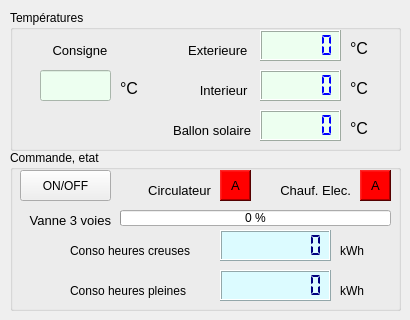
   <widget class="QWidget" name="tab1">
    <attribute name="title">
     <string>Chauffage</string>
    </attribute>
    <widget class="QGroupBox" name="groupBox">
     <property name="geometry">
      <rect>
       <x>10</x>
       <y>10</y>
       <width>391</width>
       <height>141</height>
      </rect>
     </property>
     <property name="title">
      <string>Températures</string>
     </property>
     <widget class="QLabel" name="label">
      <property name="geometry">
       <rect>
        <x>30</x>
        <y>30</y>
        <width>71</width>
        <height>20</height>
       </rect>
      </property>
      <property name="font">
       <font>
        <pointsize>10</pointsize>
       </font>
      </property>
      <property name="text">
       <string>Consigne </string>
      </property>
      <property name="alignment">
       <set>Qt::AlignRight|Qt::AlignTrailing|Qt::AlignVCenter</set>
      </property>
     </widget>
     <widget class="QLabel" name="label_2">
      <property name="geometry">
       <rect>
        <x>150</x>
        <y>30</y>
        <width>91</width>
        <height>20</height>
       </rect>
      </property>
      <property name="font">
       <font>
        <pointsize>10</pointsize>
       </font>
      </property>
      <property name="text">
       <string> Exterieure </string>
      </property>
      <property name="alignment">
       <set>Qt::AlignRight|Qt::AlignTrailing|Qt::AlignVCenter</set>
      </property>
     </widget>
     <widget class="QLabel" name="label_3">
      <property name="geometry">
       <rect>
        <x>150</x>
        <y>70</y>
        <width>91</width>
        <height>20</height>
       </rect>
      </property>
      <property name="font">
       <font>
        <pointsize>10</pointsize>
       </font>
      </property>
      <property name="layoutDirection">
       <enum>Qt::RightToLeft</enum>
      </property>
      <property name="text">
       <string>Interieur </string>
      </property>
      <property name="alignment">
       <set>Qt::AlignRight|Qt::AlignTrailing|Qt::AlignVCenter</set>
      </property>
     </widget>
     <widget class="QLCDNumber" name="lcdNumber_3">
      <property name="geometry">
       <rect>
        <x>250</x>
        <y>60</y>
        <width>81</width>
        <height>31</height>
       </rect>
      </property>
      <property name="styleSheet">
       <string notr="true">color: rgb(0, 0, 255);
background-color: rgb(237, 255, 240)</string>
      </property>
      <property name="smallDecimalPoint">
       <bool>true</bool>
      </property>
      <property name="segmentStyle">
       <enum>QLCDNumber::Flat</enum>
      </property>
     </widget>
     <widget class="QLCDNumber" name="lcdNumber_2">
      <property name="geometry">
       <rect>
        <x>250</x>
        <y>20</y>
        <width>81</width>
        <height>31</height>
       </rect>
      </property>
      <property name="styleSheet">
       <string notr="true">color: rgb(0, 0, 255);
background-color: rgb(237, 255, 240)</string>
      </property>
      <property name="smallDecimalPoint">
       <bool>true</bool>
      </property>
      <property name="segmentStyle">
       <enum>QLCDNumber::Flat</enum>
      </property>
      <property name="value" stdset="0">
       <double>0.000000000000000</double>
      </property>
     </widget>
     <widget class="QLCDNumber" name="lcdNumber_4">
      <property name="geometry">
       <rect>
        <x>250</x>
        <y>100</y>
        <width>81</width>
        <height>31</height>
       </rect>
      </property>
      <property name="styleSheet">
       <string notr="true">color: rgb(0, 0, 255);
background-color: rgb(237, 255, 240)
</string>
      </property>
      <property name="lineWidth">
       <number>1</number>
      </property>
      <property name="smallDecimalPoint">
       <bool>true</bool>
      </property>
      <property name="segmentStyle">
       <enum>QLCDNumber::Flat</enum>
      </property>
     </widget>
     <widget class="QLabel" name="label_4">
      <property name="geometry">
       <rect>
        <x>150</x>
        <y>110</y>
        <width>91</width>
        <height>20</height>
       </rect>
      </property>
      <property name="font">
       <font>
        <pointsize>10</pointsize>
       </font>
      </property>
      <property name="text">
       <string>Ballon solaire</string>
      </property>
      <property name="alignment">
       <set>Qt::AlignRight|Qt::AlignTrailing|Qt::AlignVCenter</set>
      </property>
     </widget>
     <widget class="QLabel" name="label_5">
      <property name="geometry">
       <rect>
        <x>340</x>
        <y>30</y>
        <width>21</width>
        <height>16</height>
       </rect>
      </property>
      <property name="font">
       <font>
        <pointsize>12</pointsize>
       </font>
      </property>
      <property name="text">
       <string>°C</string>
      </property>
     </widget>
     <widget class="QLabel" name="label_6">
      <property name="geometry">
       <rect>
        <x>340</x>
        <y>70</y>
        <width>21</width>
        <height>16</height>
       </rect>
      </property>
      <property name="font">
       <font>
        <pointsize>12</pointsize>
       </font>
      </property>
      <property name="text">
       <string>°C</string>
      </property>
     </widget>
     <widget class="QLabel" name="label_7">
      <property name="geometry">
       <rect>
        <x>340</x>
        <y>110</y>
        <width>21</width>
        <height>16</height>
       </rect>
      </property>
      <property name="font">
       <font>
        <pointsize>12</pointsize>
       </font>
      </property>
      <property name="text">
       <string>°C</string>
      </property>
     </widget>
     <widget class="QLabel" name="label_8">
      <property name="geometry">
       <rect>
        <x>110</x>
        <y>70</y>
        <width>21</width>
        <height>16</height>
       </rect>
      </property>
      <property name="font">
       <font>
        <pointsize>12</pointsize>
       </font>
      </property>
      <property name="text">
       <string>°C</string>
      </property>
     </widget>
     <widget class="QLineEdit" name="lineEdit">
      <property name="geometry">
       <rect>
        <x>30</x>
        <y>60</y>
        <width>71</width>
        <height>31</height>
       </rect>
      </property>
      <property name="font">
       <font>
        <pointsize>16</pointsize>
       </font>
      </property>
      <property name="focusPolicy">
       <enum>Qt::ClickFocus</enum>
      </property>
      <property name="styleSheet">
       <string notr="true">color: rgb(255, 0, 0);
background-color: rgb(237, 255, 240)</string>
      </property>
      <property name="inputMethodHints">
       <set>Qt::ImhDigitsOnly</set>
      </property>
      <property name="text">
       <string notr="true"/>
      </property>
      <property name="maxLength">
       <number>5</number>
      </property>
      <property name="alignment">
       <set>Qt::AlignRight|Qt::AlignTrailing|Qt::AlignVCenter</set>
      </property>
     </widget>
    </widget>
    <widget class="QGroupBox" name="groupBox_2">
     <property name="geometry">
      <rect>
       <x>10</x>
       <y>150</y>
       <width>391</width>
       <height>161</height>
      </rect>
     </property>
     <property name="title">
      <string>Commande, etat</string>
     </property>
     <widget class="QPushButton" name="pushButton">
      <property name="geometry">
       <rect>
        <x>10</x>
        <y>20</y>
        <width>91</width>
        <height>31</height>
       </rect>
      </property>
      <property name="styleSheet">
       <string notr="true"/>
      </property>
      <property name="text">
       <string notr="true">ON/OFF</string>
      </property>
      <property name="checkable">
       <bool>false</bool>
      </property>
     </widget>
     <widget class="QLabel" name="label_10">
      <property name="geometry">
       <rect>
        <x>210</x>
        <y>20</y>
        <width>31</width>
        <height>31</height>
       </rect>
      </property>
      <property name="font">
       <font>
        <pointsize>10</pointsize>
       </font>
      </property>
      <property name="styleSheet">
       <string notr="true">background-color: rgb(255, 0, 0);</string>
      </property>
      <property name="frameShape">
       <enum>QFrame::WinPanel</enum>
      </property>
      <property name="frameShadow">
       <enum>QFrame::Raised</enum>
      </property>
      <property name="text">
       <string>A</string>
      </property>
      <property name="alignment">
       <set>Qt::AlignCenter</set>
      </property>
     </widget>
     <widget class="QLabel" name="label_11">
      <property name="geometry">
       <rect>
        <x>0</x>
        <y>60</y>
        <width>101</width>
        <height>20</height>
       </rect>
      </property>
      <property name="font">
       <font>
        <pointsize>10</pointsize>
       </font>
      </property>
      <property name="text">
       <string>Vanne 3 voies</string>
      </property>
      <property name="alignment">
       <set>Qt::AlignRight|Qt::AlignTrailing|Qt::AlignVCenter</set>
      </property>
     </widget>
     <widget class="QProgressBar" name="progressBar">
      <property name="geometry">
       <rect>
        <x>110</x>
        <y>60</y>
        <width>271</width>
        <height>16</height>
       </rect>
      </property>
      <property name="value">
       <number>0</number>
      </property>
      <property name="textVisible">
       <bool>true</bool>
      </property>
      <property name="format">
       <string>%p %</string>
      </property>
     </widget>
     <widget class="QLabel" name="label_30">
      <property name="geometry">
       <rect>
        <x>60</x>
        <y>90</y>
        <width>151</width>
        <height>21</height>
       </rect>
      </property>
      <property name="styleSheet">
       <string notr="true">font: 10pt &quot;Sans Serif&quot;;</string>
      </property>
      <property name="text">
       <string>Conso heures creuses </string>
      </property>
     </widget>
     <widget class="QLabel" name="label_31">
      <property name="geometry">
       <rect>
        <x>330</x>
        <y>90</y>
        <width>41</width>
        <height>21</height>
       </rect>
      </property>
      <property name="styleSheet">
       <string notr="true">font: 12pt &quot;Sans Serif&quot;;</string>
      </property>
      <property name="text">
       <string>kWh</string>
      </property>
     </widget>
     <widget class="QLCDNumber" name="lcdNumber_12">
      <property name="geometry">
       <rect>
        <x>210</x>
        <y>80</y>
        <width>111</width>
        <height>31</height>
       </rect>
      </property>
      <property name="styleSheet">
       <string notr="true">background-color: rgb(220, 251, 255);
color: rgb(0, 0, 127);</string>
      </property>
      <property name="smallDecimalPoint">
       <bool>true</bool>
      </property>
      <property name="numDigits">
       <number>7</number>
      </property>
      <property name="segmentStyle">
       <enum>QLCDNumber::Flat</enum>
      </property>
      <property name="intValue" stdset="0">
       <number>0</number>
      </property>
     </widget>
     <widget class="QLCDNumber" name="lcdNumber_13">
      <property name="geometry">
       <rect>
        <x>210</x>
        <y>120</y>
        <width>111</width>
        <height>31</height>
       </rect>
      </property>
      <property name="styleSheet">
       <string notr="true">background-color: rgb(220, 251, 255);
color: rgb(0, 0, 127);</string>
      </property>
      <property name="smallDecimalPoint">
       <bool>true</bool>
      </property>
      <property name="numDigits">
       <number>7</number>
      </property>
      <property name="segmentStyle">
       <enum>QLCDNumber::Flat</enum>
      </property>
      <property name="intValue" stdset="0">
       <number>0</number>
      </property>
     </widget>
     <widget class="QLabel" name="label_32">
      <property name="geometry">
       <rect>
        <x>60</x>
        <y>130</y>
        <width>151</width>
        <height>21</height>
       </rect>
      </property>
      <property name="styleSheet">
       <string notr="true">font: 10pt &quot;Sans Serif&quot;;</string>
      </property>
      <property name="text">
       <string>Conso heures pleines</string>
      </property>
     </widget>
     <widget class="QLabel" name="label_33">
      <property name="geometry">
       <rect>
        <x>330</x>
        <y>130</y>
        <width>41</width>
        <height>21</height>
       </rect>
      </property>
      <property name="styleSheet">
       <string notr="true">font: 12pt &quot;Sans Serif&quot;;</string>
      </property>
      <property name="text">
       <string>kWh</string>
      </property>
     </widget>
     <widget class="QLabel" name="label_37">
      <property name="geometry">
       <rect>
        <x>110</x>
        <y>30</y>
        <width>91</width>
        <height>20</height>
       </rect>
      </property>
      <property name="font">
       <font>
        <pointsize>10</pointsize>
       </font>
      </property>
      <property name="text">
       <string>Circulateur</string>
      </property>
      <property name="alignment">
       <set>Qt::AlignRight|Qt::AlignTrailing|Qt::AlignVCenter</set>
      </property>
     </widget>
     <widget class="QLabel" name="label_27">
      <property name="geometry">
       <rect>
        <x>350</x>
        <y>20</y>
        <width>31</width>
        <height>31</height>
       </rect>
      </property>
      <property name="font">
       <font>
        <pointsize>10</pointsize>
       </font>
      </property>
      <property name="styleSheet">
       <string notr="true">background-color: rgb(255, 0, 0);</string>
      </property>
      <property name="frameShape">
       <enum>QFrame::WinPanel</enum>
      </property>
      <property name="frameShadow">
       <enum>QFrame::Raised</enum>
      </property>
      <property name="text">
       <string>A</string>
      </property>
      <property name="alignment">
       <set>Qt::AlignCenter</set>
      </property>
     </widget>
     <widget class="QLabel" name="label_51">
      <property name="geometry">
       <rect>
        <x>250</x>
        <y>30</y>
        <width>91</width>
        <height>20</height>
       </rect>
      </property>
      <property name="font">
       <font>
        <pointsize>10</pointsize>
       </font>
      </property>
      <property name="text">
       <string>Chauf. Elec.</string>
      </property>
      <property name="alignment">
       <set>Qt::AlignRight|Qt::AlignTrailing|Qt::AlignVCenter</set>
      </property>
     </widget>
    </widget>
   </widget>
